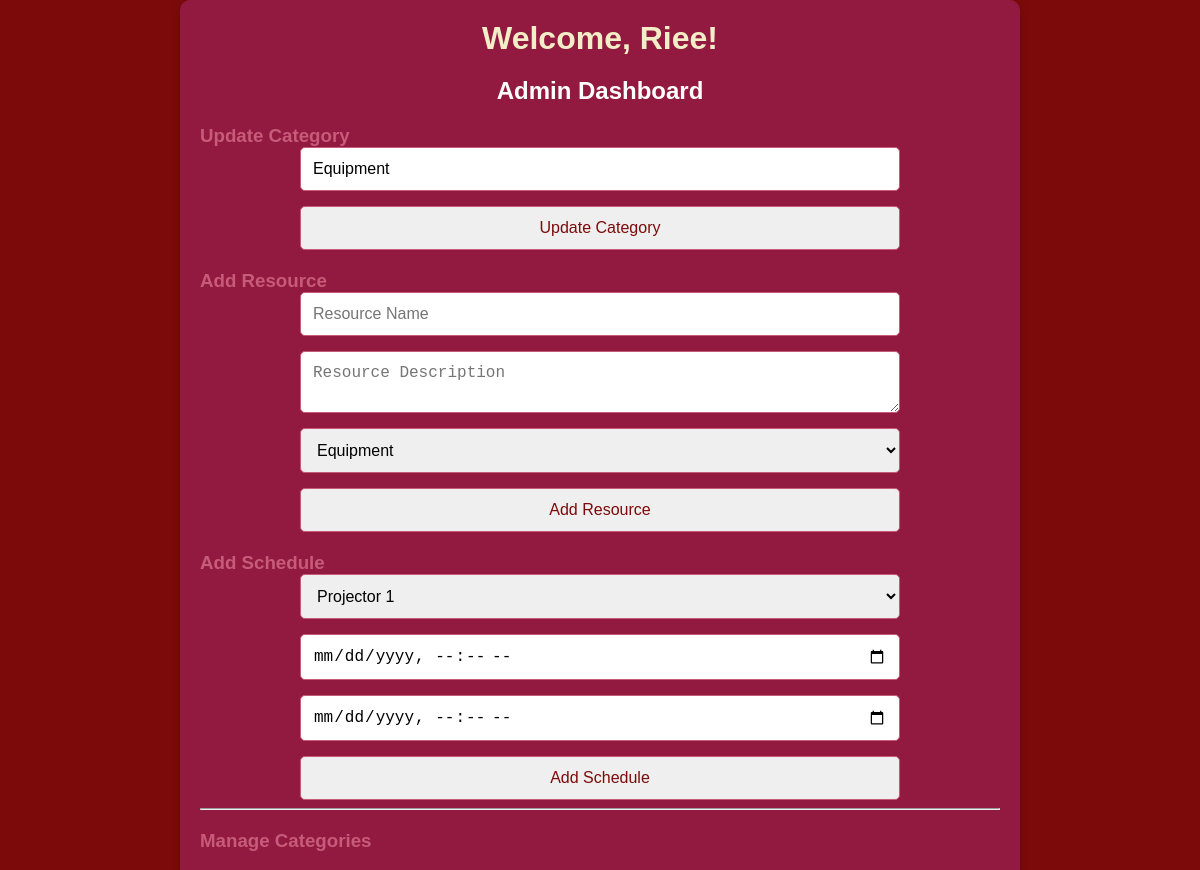
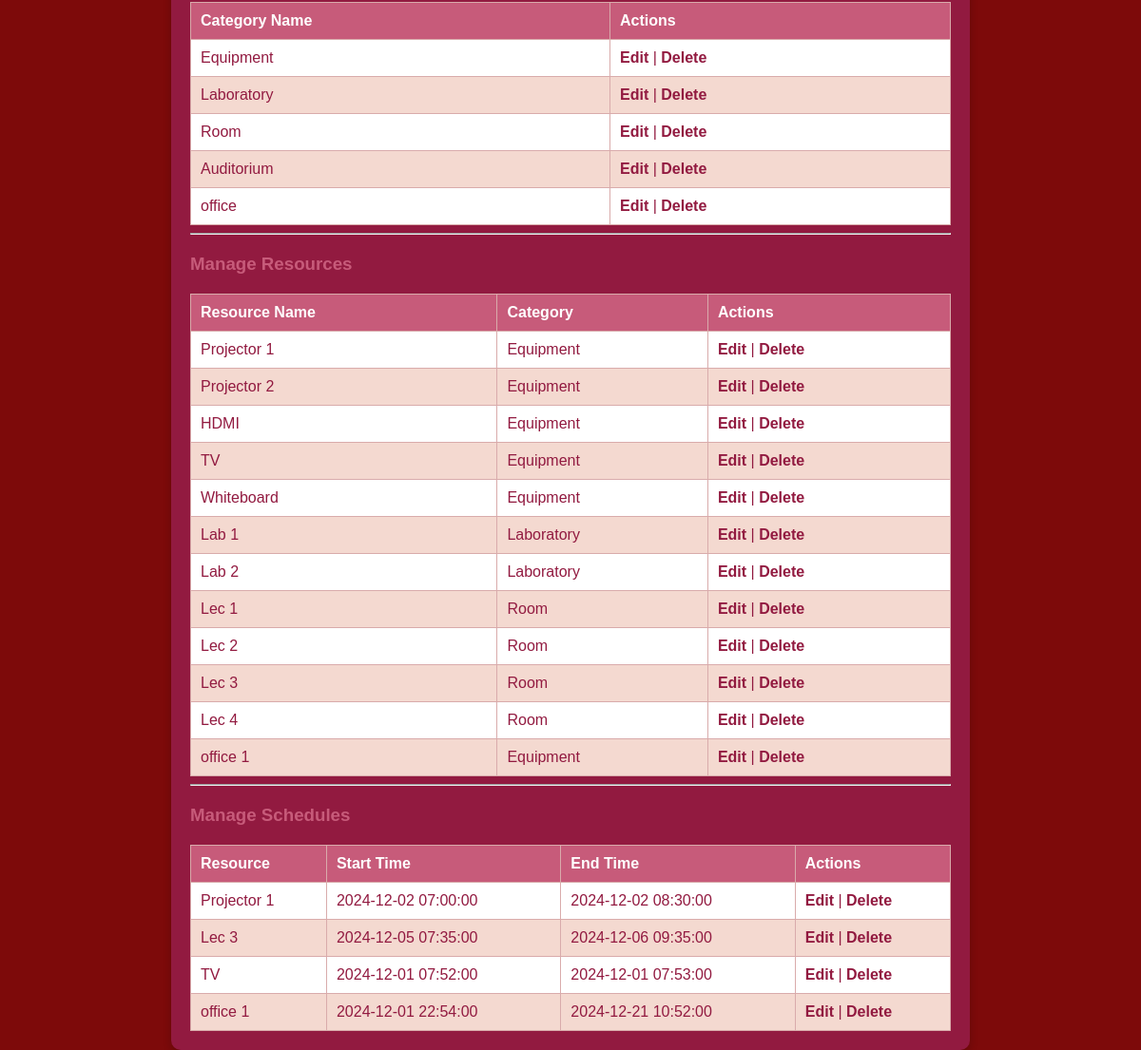
The page /borrow_admin/admin_dashboard.php?edit_category=1 (signed in) on the database its author committed (2 pictures, top to bottom).
### tables this page shows
CREATE TABLE `categories` (
  `CategoryID` int(11) NOT NULL,
  `CategoryName` varchar(255) NOT NULL
);

CREATE TABLE `resources` (
  `ResourceID` int(11) NOT NULL,
  `ResourceName` varchar(255) NOT NULL,
  `ResourceDescription` text NOT NULL,
  `CategoryID` int(11) NOT NULL
);

CREATE TABLE `schedules` (
  `ScheduleID` int(11) NOT NULL,
  `ResourceID` int(11) NOT NULL,
  `StartTime` datetime NOT NULL,
  `EndTime` datetime NOT NULL
);

### borrow_admin/admin_dashboard.php (the view, shortened to what this page needs)
<?php
include('config.php');
$categoryToEdit = null;
$resourceToEdit = null;
$scheduleToEdit = null;
if (isset($_GET['edit_category'])) {
    $category_id = $_GET['edit_category'];
    $sql = "SELECT * FROM Categories WHERE CategoryID = ?";
    $stmt = $conn->prepare($sql);
    $stmt->bind_param("i", $category_id);
    $stmt->execute();
    $categoryToEdit = $stmt->get_result()->fetch_assoc();
}
?>
<!DOCTYPE html>
<html lang="en">
<head>
    <link rel="stylesheet" type="text/css" href="styles.css">
</head>
<body>
    <div class="container">
        <h1>Welcome, <?php echo $_SESSION['username']; ?>!</h1>
        <h2>Admin Dashboard</h2>
        <h3><?php echo isset($categoryToEdit) ? 'Update Category' : 'Add Category'; ?></h3>
        <form action="admin_dashboard.php" method="post">
            <input type="text" name="category_name" value="<?php echo isset($categoryToEdit) ? $categoryToEdit['CategoryName'] : ''; ?>" placeholder="Category Name" required>
            <?php if (isset($categoryToEdit)): ?>
                <button type="submit" name="update_category">Update Category</button>
            <?php else: ?>
                <button type="submit" name="add_category">Add Category</button>
            <?php endif; ?>
        </form>
        <h3><?php echo isset($resourceToEdit) ? 'Update Resource' : 'Add Resource'; ?></h3>
        <form action="admin_dashboard.php" method="post">
            <input type="text" name="resource_name" value="<?php echo isset($resourceToEdit) ? $resourceToEdit['ResourceName'] : ''; ?>" placeholder="Resource Name" required>
            <textarea name="resource_description" placeholder="Resource Description" required><?php echo isset($resourceToEdit) ? $resourceToEdit['ResourceDescription'] : ''; ?></textarea>
            <select name="category_id" required>
                <?php
                $sql = "SELECT * FROM Categories";
                $result = $conn->query($sql);
                while($row = $result->fetch_assoc()) {
                    $selected = (isset($resourceToEdit) && $resourceToEdit['CategoryID'] == $row['CategoryID']) ? 'selected' : '';
                    echo "<option value='" . $row['CategoryID'] . "' $selected>" . $row['CategoryName'] . "</option>";
                }
                ?>
            </select>
            <?php if (isset($resourceToEdit)): ?>
                <input type="hidden" name="resource_id" value="<?php echo $resourceToEdit['ResourceID']; ?>">
                <button type="submit" name="update_resource">Update Resource</button>
            <?php else: ?>
                <button type="submit" name="add_resource">Add Resource</button>
            <?php endif; ?>
        </form>
        <h3><?php echo isset($scheduleToEdit) ? 'Update Schedule' : 'Add Schedule'; ?></h3>
        <form action="admin_dashboard.php" method="post">
            <select name="resource_id" required>
                <?php
                $sql = "SELECT * FROM Resources";
                $result = $conn->query($sql);
                while($row = $result->fetch_assoc()) {
                    $selected = (isset($scheduleToEdit) && $scheduleToEdit['ResourceID'] == $row['ResourceID']) ? 'selected' : '';
                    echo "<option value='" . $row['ResourceID'] . "' $selected>" . $row['ResourceName'] . "</option>";
                }
                ?>
            </select>
            <input type="datetime-local" name="start_time" value="<?php echo isset($scheduleToEdit) ? $scheduleToEdit['StartTime'] : ''; ?>" required>
            <input type="datetime-local" name="end_time" value="<?php echo isset($scheduleToEdit) ? $scheduleToEdit['EndTime'] : ''; ?>" required>
            <?php if (isset($scheduleToEdit)): ?>
                <input type="hidden" name="schedule_id" value="<?php echo $scheduleToEdit['ScheduleID']; ?>">
                <button type="submit" name="update_schedule">Update Schedule</button>
            <?php else: ?>
                <button type="submit" name="add_schedule">Add Schedule</button>
            <?php endif; ?>
        </form>
        <hr>
        <h3>Manage Categories</h3>
        <table>
            <thead>
                <tr>
                    <th>Category Name</th>
                    <th>Actions</th>
                </tr>
            </thead>
            <tbody>
                <?php
                $sql = "SELECT * FROM Categories";
                $result = $conn->query($sql);
                while ($row = $result->fetch_assoc()) {
                    echo "<tr>
                            <td>" . $row['CategoryName'] . "</td>
                            <td><a href='admin_dashboard.php?edit_category=" . $row['CategoryID'] . "'>Edit</a> |
                                <a href='admin_dashboard.php?delete_category=" . $row['CategoryID'] . "' onclick='return confirm(\"Are you sure?\")'>Delete</a></td>
                          </tr>";
                }
                ?>
            </tbody>
        </table>
        <hr>
        <h3>Manage Resources</h3>
        <table>
            <thead>
                <tr>
                    <th>Resource Name</th>
                    <th>Category</th>
                    <th>Actions</th>
                </tr>
            </thead>
            <tbody>
                <?php
                $sql = "SELECT * FROM Resources";
                $result = $conn->query($sql);
                while ($row = $result->fetch_assoc()) {
                    $categorySql = "SELECT CategoryName FROM Categories WHERE CategoryID = " . $row['CategoryID'];
                    $categoryResult = $conn->query($categorySql);
                    $category = $categoryResult->fetch_assoc();
                    echo "<tr>
                            <td>" . $row['ResourceName'] . "</td>
                            <td>" . $category['CategoryName'] . "</td>
                            <td><a href='admin_dashboard.php?edit_resource=" . $row['ResourceID'] . "'>Edit</a> |
                                <a href='admin_dashboard.php?delete_resource=" . $row['ResourceID'] . "' onclick='return confirm(\"Are you sure?\")'>Delete</a></td>
                          </tr>";
                }
                ?>
            </tbody>
        </table>
        <hr>
        <h3>Manage Schedules</h3>
        <table>
            <thead>
                <tr>
                    <th>Resource</th>
                    <th>Start Time</th>
                    <th>End Time</th>
                    <th>Actions</th>
                </tr>
            </thead>
            <tbody>
                <?php
                $sql = "SELECT * FROM Schedules";
                $result = $conn->query($sql);
                while ($row = $result->fetch_assoc()) {
                    $resourceSql = "SELECT ResourceName FROM Resources WHERE ResourceID = " . $row['ResourceID'];
                    $resourceResult = $conn->query($resourceSql);
                    $resource = $resourceResult->fetch_assoc();
                    echo "<tr>
                            <td>" . $resource['ResourceName'] . "</td>
                            <td>" . $row['StartTime'] . "</td>
                            <td>" . $row['EndTime'] . "</td>
                            <td><a href='admin_dashboard.php?edit_schedule=" . $row['ScheduleID'] . "'>Edit</a> |
                                <a href='admin_dashboard.php?delete_schedule=" . $row['ScheduleID'] . "' onclick='return confirm(\"Are you sure?\")'>Delete</a></td>
                          </tr>";
                }
                ?>
            </tbody>
        </table>
    </div>
</body>
</html>

### borrow_admin/styles.css (style rules this page uses)
.body, h1, h2, h3, form, table, button { margin: 0; padding: 0; font-family: Arial, sans-serif; color: #7d0a0a; box-sizing: border-box; }
body { background-color: #f4d9d0; padding: 20px; }
.container { max-width: 800px; margin: 0 auto; padding: 20px; background-color: #921a40; border-radius: 10px; box-shadow: 0 4px 10px rgba(0, 0, 0, 0.2); }
h1, h2 { color: #ffffff; text-align: center; margin-bottom: 20px; }
h3 { color: #c75b7a; margin-top: 20px; }
form { padding-left: 100px ; padding-right: 100px; display: flex; flex-direction: column; gap: 15px; margin: 0; }
form input, form textarea, form select, form button { width: 100%; padding: 12px; border: 1px solid #c75b7a; border-radius: 5px; font-size: 16px; box-sizing: border-box; }
table { width: 100%; border-collapse: collapse; margin-top: 20px; background-color: #ffffff; color: #921a40; }
table th, table td { padding: 10px; border: 1px solid #d9abab; text-align: left; }
table th { background-color: #c75b7a; color: #ffffff; }
table tr:nth-child(even) { background-color: #f4d9d0; }
table a { color: #921a40; text-decoration: none; font-weight: bold; }
body { background-color: #7D0A0A; color: #F3EDC8; font-family: 'Poppins', sans-serif; margin: 0; padding: 0; }
h1 { color: #F3EDC8; margin-bottom: 20px; }

### rows shown on the page
categories: category_name "Equipment", CategoryName "Equipment"
categories: CategoryName "Laboratory"
categories: CategoryName "Room"
categories: CategoryName "Auditorium"
categories: CategoryName "office"
resources: ResourceName "Projector 1", CategoryID.CategoryName "Equipment"
resources: ResourceName "Projector 2", CategoryID.CategoryName "Equipment"
resources: ResourceName "HDMI", CategoryID.CategoryName "Equipment"
resources: ResourceName "TV", CategoryID.CategoryName "Equipment"
resources: ResourceName "Whiteboard", CategoryID.CategoryName "Equipment"
resources: ResourceName "Lab 1", CategoryID.CategoryName "Laboratory"
resources: ResourceName "Lab 2", CategoryID.CategoryName "Laboratory"
resources: ResourceName "Lec 1", CategoryID.CategoryName "Room"
resources: ResourceName "Lec 2", CategoryID.CategoryName "Room"
resources: ResourceName "Lec 3", CategoryID.CategoryName "Room"
resources: ResourceName "Lec 4", CategoryID.CategoryName "Room"
resources: ResourceName "office 1", CategoryID.CategoryName "Equipment"
schedules: ResourceID.ResourceName "Projector 1", StartTime "2024-12-02 07:00:00", EndTime "2024-12-02 08:30:00"
schedules: ResourceID.ResourceName "Lec 3", StartTime "2024-12-05 07:35:00", EndTime "2024-12-06 09:35:00"
schedules: ResourceID.ResourceName "TV", StartTime "2024-12-01 07:52:00", EndTime "2024-12-01 07:53:00"
schedules: ResourceID.ResourceName "office 1", StartTime "2024-12-01 22:54:00", EndTime "2024-12-21 10:52:00"

### other values the page prints
$_SESSION['username'] "Riee"
form field category_id "Equipment"
form field resource_id "Projector 1"
